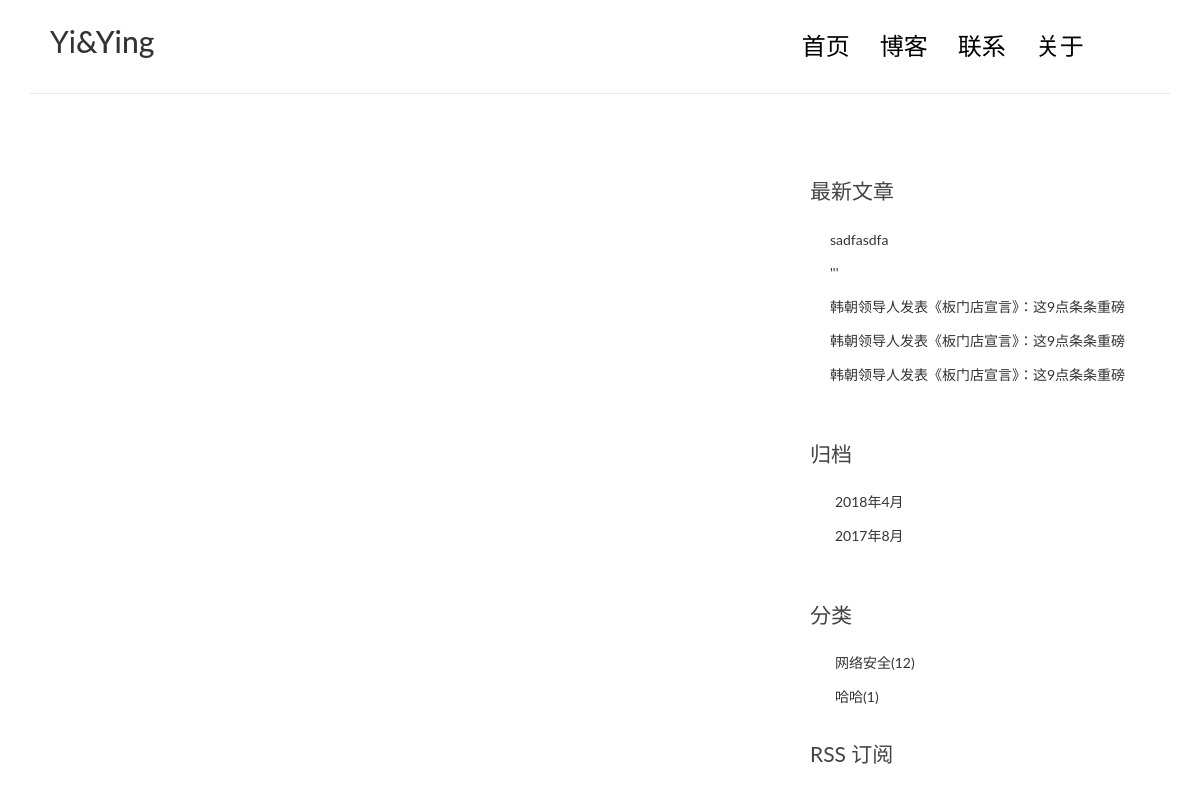
The page /about/ on the database its author committed.
### blog/models.py (models this page shows, shortened)
class Post(models.Model):
    title = models.CharField(max_length=70)
    body = models.TextField()
    excerpt = models.CharField(max_length=200,blank=True)
    created_time = models.DateTimeField()
    modified_time = models.DateTimeField()
    category = models.ForeignKey(Category,on_delete=models.CASCADE)
    tags = models.ManyToManyField(Tag, blank=True)
    author = models.ForeignKey(User,on_delete=models.CASCADE)
    views = models.PositiveIntegerField(default=0)
    def get_absolute_url(self):
        return reverse('blog:detail', kwargs={'pk':self.pk})
    class Meta:
        ordering = ['-created_time','title']

class Category(models.Model):
    name = models.CharField(max_length=100)

### blog/views.py (the view)
# urls.py: url(r'^about/$', views.about, name='about'),
def about(request):
    return render(request, 'blog/about.html',)

### blog/templatetags/blog_tags.py (called while the page is built)
@register.simple_tag()
def get_recent_posts(num=5):
    return Post.objects.all().order_by('-created_time')[:num]

@register.simple_tag()
def archives():
    return Post.objects.dates('created_time','month',order='DESC')

@register.simple_tag()
def get_categories():
    return Category.objects.annotate(num_posts=Count('post')).filter(num_posts__gt=0)

### templates/blog/about.html (shortened to what this page needs)
{% extends 'base.html' %}

### templates/base.html (shortened to what this page needs)
{%load staticfiles%}
{%load blog_tags%}
<!DOCTYPE html>
<html>
<head>
    <link rel="stylesheet" href="css/bootstrap.min.css">
    <link rel="stylesheet" href="http://code.ionicframework.com/ionicons/2.0.1/css/ionicons.min.css">
    <link rel="stylesheet" href="{% static 'blog/css/bootstrap.min.css' %}">
    <link rel="stylesheet" href="{% static 'blog/css/pace.css' %}">
    <link rel="stylesheet" href="{% static 'blog/css/custom.css' %}">
    <link rel="stylesheet" href="{% static 'blog/css/highlights/github.css' %}">
</head>
<body>
<div class="container">
    <header id="site-header">
        <div class="row">
            <div class="col-md-4 col-sm-5 col-xs-8">
                <div class="logo">
                    <h2><a href="{% url 'blog:index' %}"><b>Yi</b>&amp;Ying</a></h2>
                </div>
            </div>
            <div class="col-md-8 col-sm-7 col-xs-4">
                <nav class="main-nav" role="navigation">
                    <div class="collapse navbar-collapse" id="bs-example-navbar-collapse-1">
                        <ul class="nav navbar-nav navbar-right">
                            <li class="cl-effect-11"><a href="{% url 'blog:index' %}" data-hover="首页">首页</a></li>
                            <li class="cl-effect-11"><a href="{% url 'blog:index' %}" data-hover="博客">博客</a></li>
                            <li class="cl-effect-11"><a href="{% url 'blog:index' %}" data-hover="联系">联系</a></li>
                            <li class="cl-effect-11"><a href="{% url 'blog:index' %}" data-hover="关于">关于</a></li>
                        </ul>
                    </div>
                </nav>
            </div>
        </div>
    </header>
</div>
<div class="content-body">
    <div class="container">
        <div class="row">
            <main class="col-md-8">
            </main>
            <aside class="col-md-4">
                <div class="widget widget-recent-posts">
                    <h3 class="widget-title">最新文章</h3>
                    {% get_recent_posts as recent_post_list %}
                    <ul>
                        {%for post in recent_post_list%}
                        <li>
                            <a href="{{ post.get_absolute_url }}">{{ post.title }}</a>
                        </li>
                        {% empty %}
                        暂无文章!
                        {%endfor%}
                    </ul>
                </div>
                <div class="widget widget-archives">
                    <h3 class="widget-title">归档</h3>
                    {% archives as date_list %}
                    <ul>
                        {% for date in date_list %}
                        <li>
                            <a href="{% url 'blog:archives' date.year date.month %}">
                                {{date.year}}年{{date.month}}月
                            </a>
                        </li>
                        {% empty %}
                        暂无归档!
                        {% endfor %}
                    </ul>
                </div>
                <div class="widget widget-category">
                    <h3 class="widget-title">分类</h3>
                        {% get_categories as category_list %}
                    <ul>
                        {% for category in category_list %}
                        <li>
                            <a href="{% url 'blog:category' category.pk %}">{{category.name}}<span class="post-count">({{ category.num_posts }})</span></a>
                        </li>
                        {% empty%}
                        暂无分类!
                        {% endfor %}
                    </ul>
                </div>
                <div class="rss">
                    <a href="{%url 'rss'%}"> RSS 订阅</a>
                </div>
            </aside>
        </div>
    </div>
</div>
</body>
</html>

### blog/static/blog/css/custom.css (style rules this page uses)
* { outline: none; }
h1, h2, h3, h4, h5, h6 { margin-top: 0; }
b { font-weight: 400; }
a { color: #333; }
body { color: #444; font-family: 'Lato', sans-serif; }
#site-header { background-color: #FFF; padding: 25px 20px; margin-bottom: 40px; border-bottom: 1px solid #e7e7e7; }
.main-nav { margin-top: 11px; max-width: 95%; }
.main-nav a { color: #000000 !important; padding: 0 0 5px 0 !important; margin-right: 30px; font-family: 'Lato', sans-serif; font-weight: 300; font-size: 24px; }
.cl-effect-11 a { padding: 10px 0; color: #0972b4; text-shadow: none; }
.cl-effect-11 a::before { position: absolute; top: 0; left: 0; overflow: hidden; padding: 0 0 5px 0 !important; max-width: 0; border-bottom: 1px solid #000; color: #000; content: attr(data-hover); white-space: nowrap; -webkit-transition: max-width 0.5s; -moz-transition: max-width 0.5s; transition: max-width 0.5s; }
.content-body { padding-bottom: 4em; }
.widget { background: #fff; padding: 30px 0 0; }
.widget-title { font-size: 1.5em; margin-bottom: 20px; line-height: 1.6; padding: 10px 0 0; font-weight: 400; }
.widget-recent-posts ul { padding: 0; margin: 0; padding-left: 20px; }
.widget-recent-posts ul li { list-style-type: none; position: relative; line-height: 170%; margin-bottom: 10px; }
.widget-recent-posts ul li::before { content: '\f3d3'; font-family: "Ionicons"; position: absolute; left: -17px; top: 3px; font-size: 16px; color: #000; }
.widget-archives ul { padding: 0; margin: 0; padding-left: 25px; }
.widget-archives ul li { list-style-type: none; position: relative; line-height: 170%; margin-bottom: 10px; }
.widget-archives ul li::before { content: '\f3f3'; font-family: "Ionicons"; position: absolute; left: -25px; top: 1px; font-size: 16px; color: #000; }
.widget-category ul { padding: 0; margin: 0; padding-left: 25px; }
.widget-category ul li { list-style-type: none; position: relative; line-height: 170%; margin-bottom: 10px; }
.widget-category ul li::before { content: '\f3fe'; font-family: "Ionicons"; position: absolute; left: -25px; top: 1px; font-size: 18px; color: #000; }
.rss { font-size: 21px; margin-top: 30px; }
.rss a { color: #444; }

### rows shown on the page
Post: title "sadfasdfa"
Post: title "'''"
Post: title "韩朝领导人发表《板门店宣言》：这9点条条重磅"
Post: title "韩朝领导人发表《板门店宣言》：这9点条条重磅"
Post: title "韩朝领导人发表《板门店宣言》：这9点条条重磅"
Category: name "网络安全", num_posts "12"
Category: name "哈哈", num_posts "1"

### other values the page prints
{{ date.year }} "2018" "2017"
{{ date.month }} "4" "8"
